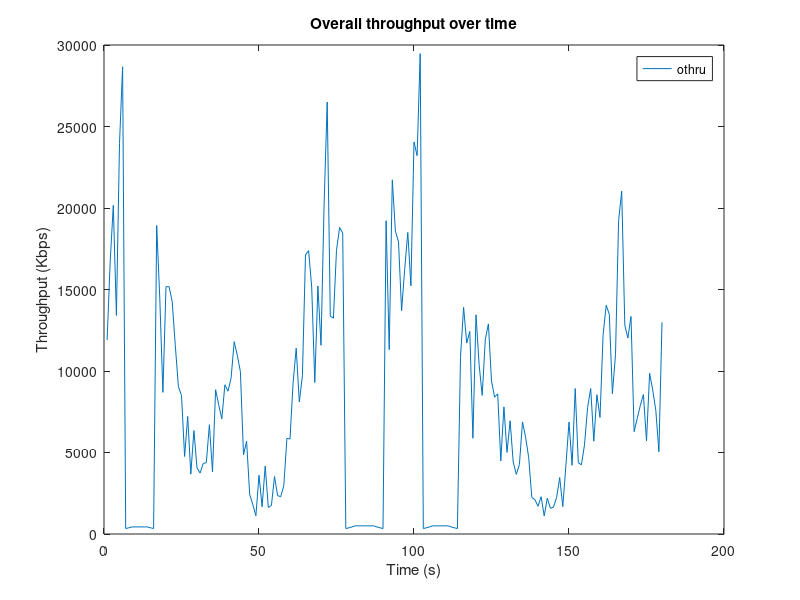

This figure's MATLAB source:
%Handover fuzzy logic
othru=[];
thru_vlc=[0.241689142062681	0.241689142062681	0.241689142062681	0.241689142062681	0.268303471173695	0.299564154095479	0.336617982169114	0.380988243732903	0.434733204148938	0.434733204148938	0.434733204148938	0.434733204148938	0.434733204148938	0.434733204148938	0.380988243732903	0.336617982169114	0.299564154095479	0.268303471173695	0.241689142062681	0.241689142062681	0.241689142062681	0.241689142062681	0.241689142062681	0.241689142062681	0.218844548300452	0.199090352992611	0.181893551494062	0.166831230883460	0.153564379994493	0.153564379994493	0.153564379994493	0.153564379994493	0.153564379994493	0.153564379994493	0.153564379994493	0.153564379994493	0.166831230883460	0.181893551494062	0.199090352992611	0.199090352992611	0.199090352992611	0.199090352992611	0.199090352992611	0.199090352992611	0.199090352992611	0.181893551494062	0.166831230883460	0.153564379994493	0.141818687439636	0.131370275938163	0.131370275938163	0.131370275938163	0.131370275938163	0.131370275938163	0.131370275938163	0.131370275938163	0.131370275938163	0.131370275938163	0.141818687439636	0.153564379994493	0.166831230883460	0.181893551494062	0.199090352992611	0.218844548300452	0.241689142062681	0.268303471173695	0.268303471173695	0.268303471173695	0.268303471173695	0.268303471173695	0.268303471173695	0.268303471173695	0.268303471173695	0.268303471173695	0.268303471173695	0.268303471173695	0.299564154095479	0.336617982169114	0.380988243732903	0.434733204148938	0.500688125254981	0.500688125254981	0.500688125254981	0.500688125254981	0.500688125254981	0.500688125254981	0.500688125254981	0.434733204148938	0.380988243732903	0.336617982169114	0.299564154095479	0.268303471173695	0.268303471173695	0.268303471173695	0.268303471173695	0.268303471173695	0.268303471173695	0.268303471173695	0.268303471173695	0.268303471173695	0.268303471173695	0.299564154095479	0.336617982169114	0.380988243732903	0.434733204148938	0.500688125254981	0.500688125254981	0.500688125254981	0.500688125254981	0.500688125254981	0.500688125254981	0.434733204148938	0.380988243732903	0.336617982169114	0.299564154095479	0.268303471173695	0.241689142062681	0.218844548300452	0.199090352992611	0.199090352992611	0.199090352992611	0.199090352992611	0.199090352992611	0.199090352992611	0.199090352992611	0.199090352992611	0.181893551494062	0.166831230883460	0.153564379994493	0.153564379994493	0.153564379994493	0.153564379994493	0.153564379994493	0.153564379994493	0.153564379994493	0.153564379994493	0.141818687439636	0.131370275938163	0.122034974664773	0.113660161518227	0.113660161518227	0.113660161518227	0.113660161518227	0.113660161518227	0.113660161518227	0.113660161518227	0.113660161518227	0.122034974664773	0.131370275938163	0.141818687439636	0.153564379994493	0.166831230883460	0.166831230883460	0.166831230883460	0.166831230883460	0.166831230883460	0.166831230883460	0.166831230883460	0.166831230883460	0.181893551494062	0.199090352992611	0.218844548300452	0.241689142062681	0.241689142062681	0.241689142062681	0.241689142062681	0.241689142062681	0.241689142062681	0.241689142062681	0.241689142062681	0.218844548300452	0.199090352992611	0.181893551494062	0.181893551494062	0.181893551494062	0.181893551494062	0.181893551494062	0.181893551494062	0.181893551494062	0.181893551494062];
thru_vlc=thru_vlc*1000;
thru_wifi=[11898573.3629293	16744465.5836478	20165070.4732496	13411176.2897145	23959432.5602190	28666366.0703173	23511971.6560188	28471001.4169213	34938020.5769154	26417099.2509160	39188877.9400798	27380934.3132084	33948463.8141944	22393746.0009258	27801056.0929031	18645430.6963210	18925776.2026336	14432545.1147545	8688563.39555398	15172866.0010088	15171519.2705335	14249386.8064099	11561318.6000104	9040628.73547278	8502873.24706282	4754789.18194121	7209450.78334839	3671625.46200552	6345597.55048312	4052117.78702013	3741230.37915773	4326512.04109956	4377140.92005754	6705852.58096534	3808480.36506143	8850842.85365368	7930920.78619387	7066542.86661936	9154863.45396932	8760101.39828370	9581121.79181515	11800236.4112757	10956438.3172367	9961020.70521603	4859409.69465449	5693380.64317998	2418542.33833805	1810172.46997713	1122268.18644978	3604234.41141328	1671919.75915625	4172386.84328604	1631745.98527024	1750261.88329537	3527549.87909773	2359458.36718736	2285218.13341393	2966948.00509341	5864115.23154334	5830017.81152321	9290585.13579929	11396376.8506053	8100217.37006140	9707903.64008135	17130915.6670821	17386229.7032628	15147855.7066538	9296075.46572281	15214074.7603969	11577617.4450129	20248790.2938297	26501506.8067781	13364251.3129468	13241148.6765570	17409118.7142529	18806126.8893307	18463052.3104902	29504742.3661327	37612047.5696439	36979623.0589861	41033235.8991736	35530415.7203213	46247212.0020796	49139693.4279903	37167702.8018809	38381455.8511860	35398700.3791896	31913246.2018475	29984628.8186716	18153573.7150206	19217179.6440396	11311251.5450697	21729299.9518108	18580626.9517423	17921468.5344066	13698481.5213270	16249533.4437451	18505584.0532780	15225512.0798495	24052827.1849938	23211529.6189381	29471169.5077481	32211735.9301235	36906705.2901294	30876742.1311046	33949246.6110389	35505086.3390037	40590791.0409519	31060170.9674097	41412328.6868885	33340754.0252688	26963980.8184309	22140378.6162416	19565107.5547202	10842275.2386650	13907431.9463944	11712402.1813240	12426515.9723354	5876292.29448190	13447525.1958788	10397082.5854864	8505000.17686757	11928990.4814430	12889953.0087174	9392119.72472445	8394572.67243527	8599245.06649654	4482706.13142527	7799046.23727586	5009331.93365542	6949268.02115290	4413964.43422949	3658334.82549426	4264309.31826612	6874322.36768427	5939553.52238958	4686685.00682960	2239206.56915082	2111518.28042169	1703498.75192592	2288657.98914834	1109297.85538726	2195436.72787217	1578036.46855983	1653733.50837829	2237448.39263332	3463236.25233976	1677258.13961229	4218882.66428978	6866067.86940941	4214912.15588146	8925504.66128236	4376828.17913550	4244698.25539957	5470936.90133940	7765412.50034632	8923129.24312148	5692764.25430596	8545845.12518750	7153908.73463860	12219766.4324776	14035452.3747071	13476785.1572759	8608003.60611253	11001650.3319460	19233371.8995803	21028340.1169029	12805833.6293116	12021991.8131134	13346924.6171159	6283446.73913556	7082269.54192051	7879414.36777106	8557421.47421955	5707757.33745482	9857115.78316882	8838621.19045305	7592370.11869857	5050114.25268905	12989878.4661045];
thru_wifi=thru_wifi/1000;
t_axis=[1	2	3	4	5	6	7	8	9	10	11	12	13	14	15	16	17	18	19	20	21	22	23	24	25	26	27	28	29	30	31	32	33	34	35	36	37	38	39	40	41	42	43	44	45	46	47	48	49	50	51	52	53	54	55	56	57	58	59	60	61	62	63	64	65	66	67	68	69	70	71	72	73	74	75	76	77	78	79	80	81	82	83	84	85	86	87	88	89	90	91	92	93	94	95	96	97	98	99	100	101	102	103	104	105	106	107	108	109	110	111	112	113	114	115	116	117	118	119	120	121	122	123	124	125	126	127	128	129	130	131	132	133	134	135	136	137	138	139	140	141	142	143	144	145	146	147	148	149	150	151	152	153	154	155	156	157	158	159	160	161	162	163	164	165	166	167	168	169	170	171	172	173	174	175	176	177	178	179	180];

othru = [];
for i = 1:length(thru_vlc)
    if thru_vlc(i) <= 300
        othru = [othru, thru_wifi(i)];
    else
        othru = [othru, thru_vlc(i)];
    end
end

plot(t_axis, othru)
title('Overall throughput over time')
xlabel('Time (s)')
ylabel('Throughput (Kbps)')
legend('othru')


% subplot(3,1,1);
% plot(t_axis, othru, t_axis, thru_vlc, t_axis,thru_wifi)
% title('Overall throughput over time')
% xlabel('Time (s)')
% ylabel('Throughput (Kbps)')
% legend('othru','vlc','wifi')
% 
% % Plot thru_wifi as a function of time
% subplot(3,1,2);
% plot(t_axis, thru_wifi)
% title('Distance as a function of time')
% xlabel('Time (s)')
% ylabel('Throughput (Kbps)')
% 
% % Plot thru_vlc as a function of time
% subplot(3,1,3);
% plot(t_axis, thru_vlc)
% title('Distance as a function of time')
% xlabel('Time (s)')
% ylabel('Throughput (Kbps)')